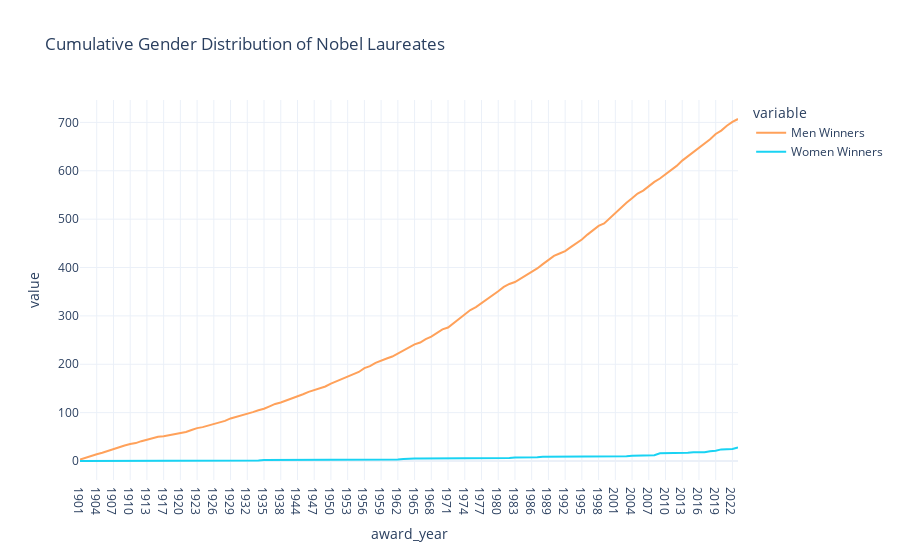

The notebook cell saved with this chart:
### Code cell
fig = px.line(graph_df, x=graph_df.index, y=['Men Winners', 'Women Winners'], title='Cumulative Gender Distribution of Nobel Laureates', color_discrete_map=custom_colors)
fig.update_layout(template='plotly_white')
fig.show()

### Figure 1 — Plotly figure (JSON) as saved in the notebook; plotly's stock layout.template omitted (floating-point values rounded to 4 significant figures)
{"data": [{"hovertemplate": "variable=Men Winners<br>award_year=%{x}<br>value=%{y}<extra></extra>", "legendgroup": "Men Winners", "line": {"color": "#FFA15A", "dash": "solid"}, "marker": {"symbol": "circle"}, "mode": "lines", "name": "Men Winners", "orientation": "v", "showlegend": true, "type": "scatter", "x": ["1901", "1902", "1903", "1904", "1905", "1906", "1907", "1908", "1909", "1910", "1911", "1912", "1913", "1914", "1915", "1917", "1918", "1919", "1920", "1921", "1922", "1923", "1924", "1925", "1926", "1927", "1928", "1929", "1930", "1931", "1932", "1933", "1934", "1935", "1936", "1937", "1938", "1939", "1943", "1944", "1945", "1946", "1947", "1948", "1949", "1950", "1951", "1952", "1953", "1954", "1955", "1956", "1957", "1958", "1959", "1960", "1961", "1962", "1963", "1964", "1965", "1966", "1967", "1968", "1969", "1970", "1971", "1972", "1973", "1974", "1975", "1976", "1977", "1978", "1979", "1980", "1981", "1982", "1983", "1984", "1985", "1986", "1987", "1988", "1989", "1990", "1991", "1992", "1993", "1994", "1995", "1996", "1997", "1998", "1999", "2000", "2001", "2002", "2003", "2004", "2005", "2006", "2007", "2008", "2009", "2010", "2011", "2012", "2013", "2014", "2015", "2016", "2017", "2018", "2019", "2020", "2021", "2022", "2023"], "xaxis": "x", "y": [3, 7, 11, 14, 17, 21, 24, 28, 32, 35, 37, 41, 44, 47, 50, 51, 53, 55, 58, 60, 64, 68, 70, 73, 76, 80, 83, 88, 91, 94, 98, 101, 105, 108, 113, 118, 121, 125, 129, 133, 138, 143, 147, 150, 154, 160, 165, 170, 174, 180, 184, 192, 196, 203, 208, 212, 216, 222, 229, 234, 241, 245, 252, 257, 265, 272, 276, 285, 294, 302, 312, 318, 326, 334, 343, 351, 360, 366, 370, 377, 383, 391, 398, 407, 415, 424, 429, 434, 442, 450, 458, 468, 477, 486, 491, 502, 514, 525, 534, 543, 553, 559, 568, 577, 584, 593, 602, 610, 621, 630, 638, 647, 657, 665, 676, 683, 693, 701, 707], "yaxis": "y"}, {"hovertemplate": "variable=Women Winners<br>award_year=%{x}<br>value=%{y}<extra></extra>", "legendgroup": "Women Winners", "line": {"color": "#19d3f3", "dash": "solid"}, "marker": {"symbol": "circle"}, "mode": "lines", "name": "Women Winners", "orientation": "v", "showlegend": true, "type": "scatter", "x": ["1901", "1902", "1903", "1904", "1905", "1906", "1907", "1908", "1909", "1910", "1911", "1912", "1913", "1914", "1915", "1917", "1918", "1919", "1920", "1921", "1922", "1923", "1924", "1925", "1926", "1927", "1928", "1929", "1930", "1931", "1932", "1933", "1934", "1935", "1936", "1937", "1938", "1939", "1943", "1944", "1945", "1946", "1947", "1948", "1949", "1950", "1951", "1952", "1953", "1954", "1955", "1956", "1957", "1958", "1959", "1960", "1961", "1962", "1963", "1964", "1965", "1966", "1967", "1968", "1969", "1970", "1971", "1972", "1973", "1974", "1975", "1976", "1977", "1978", "1979", "1980", "1981", "1982", "1983", "1984", "1985", "1986", "1987", "1988", "1989", "1990", "1991", "1992", "1993", "1994", "1995", "1996", "1997", "1998", "1999", "2000", "2001", "2002", "2003", "2004", "2005", "2006", "2007", "2008", "2009", "2010", "2011", "2012", "2013", "2014", "2015", "2016", "2017", "2018", "2019", "2020", "2021", "2022", "2023"], "xaxis": "x", "y": [0, 0, 1, 1, 1, 1, 1, 1, 1, 1, 1, 1, 1, 1, 1, 1, 1, 1, 1, 1, 1, 1, 1, 1, 1, 1, 1, 1, 1, 1, 1, 1, 1, 2, 2, 2, 2, 2, 2, 2, 2, 2, 3, 3, 3, 3, 3, 3, 3, 3, 3, 3, 3, 3, 3, 3, 3, 3, 4, 5, 5, 5, 5, 5, 5, 5, 5, 5, 5, 5, 5, 5, 6, 6, 6, 6, 6, 6, 7, 7, 7, 8, 8, 9, 9, 9, 9, 9, 9, 9, 10, 10, 10, 10, 10, 10, 10, 10, 10, 11, 11, 11, 11, 12, 16, 16, 16, 16, 16, 17, 18, 18, 18, 20, 21, 24, 24, 25, 28], "yaxis": "y"}], "layout": {"legend": {"title": {"text": "variable"}, "tracegroupgap": 0}, "title": {"text": "Cumulative Gender Distribution of Nobel Laureates"}, "xaxis": {"anchor": "y", "domain": [0, 1], "title": {"text": "award_year"}}, "yaxis": {"anchor": "x", "domain": [0, 1], "title": {"text": "value"}}}}
